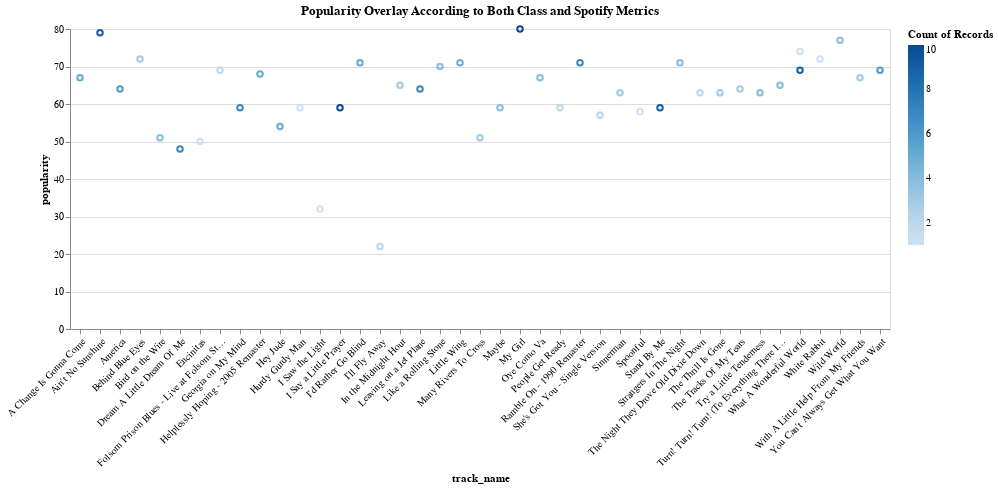

The notebook cell saved with this chart:
### Code cell
alt.Chart(multiple_playlist_df).mark_point().encode(
    alt.X('track_name', axis=alt.Axis(labelAngle=-45)),
    y = "popularity",
    color = "count()"
).properties(title = "Popularity Overlay According to Both Class and Spotify Metrics")

### Figure 1 — Vega-Lite specification as saved in the notebook (floating-point values rounded to 4 significant figures; data arrays with more than 128 entries replaced by an {"elided": "..."} marker saying what was removed)
{"config": {"view": {"continuousWidth": 400, "continuousHeight": 300}}, "data": {"name": "data-c1a743b8c82d040ba9110a2d74f6db5b"}, "mark": "point", "encoding": {"color": {"type": "quantitative", "aggregate": "count"}, "x": {"type": "nominal", "axis": {"labelAngle": -45}, "field": "track_name"}, "y": {"type": "quantitative", "field": "popularity"}}, "title": "Popularity Overlay According to Both Class and Spotify Metrics", "$schema": "https://vega.github.io/schema/vega-lite/v4.8.1.json", "datasets": {"data-c1a743b8c82d040ba9110a2d74f6db5b": {"elided": "181 records"}}}
